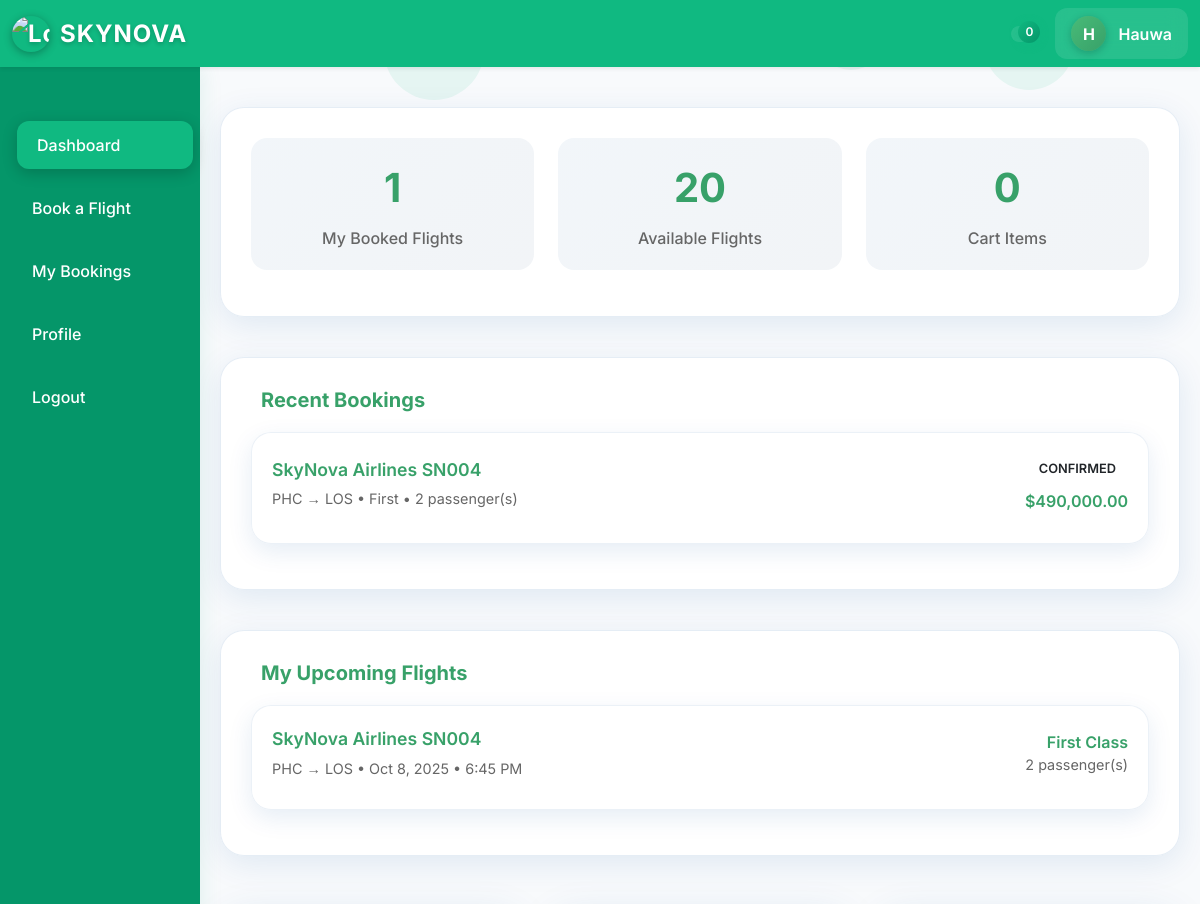
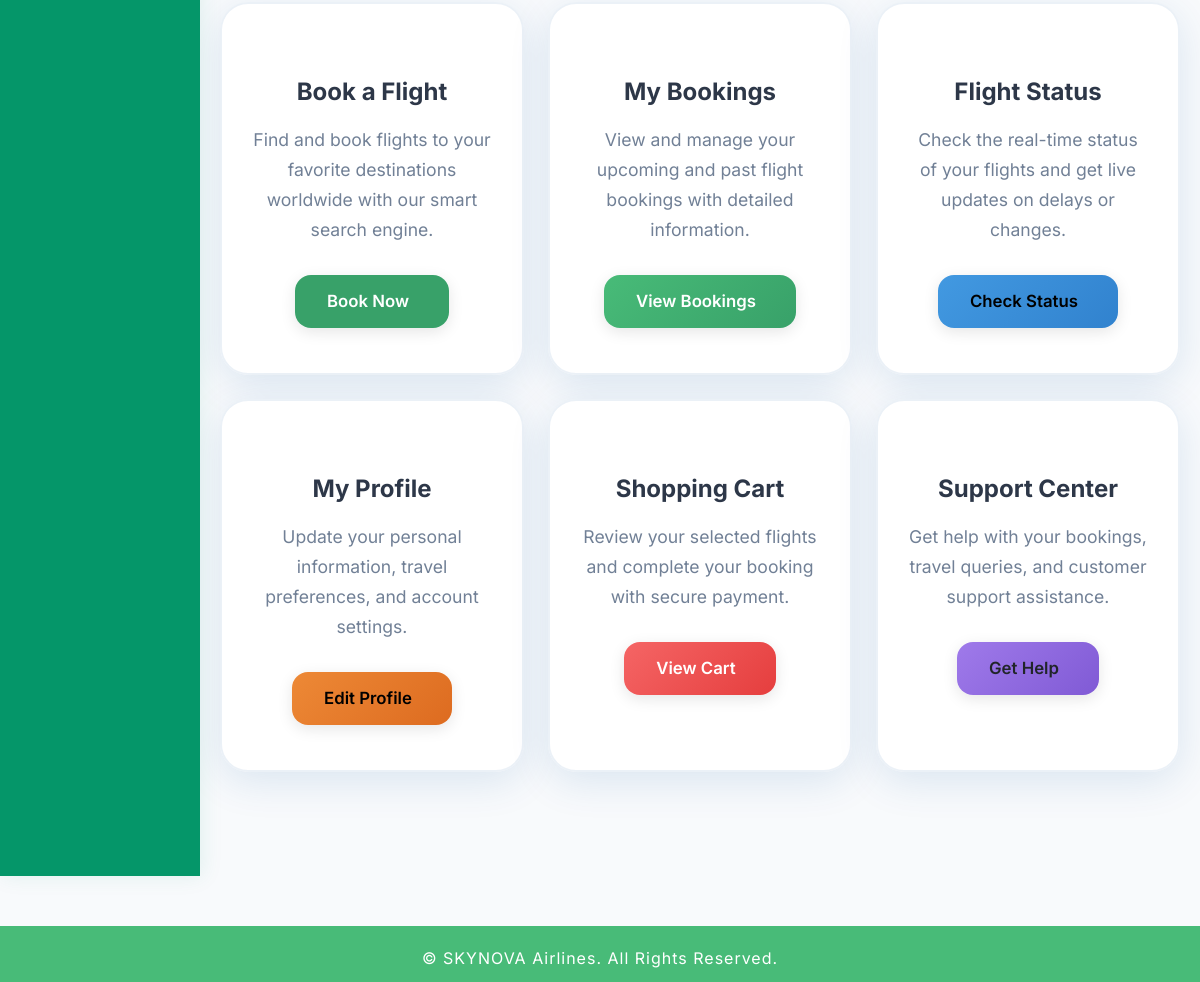
Page /User/dashboard.php (signed in) on the committed database (2 pictures, top to bottom).
### tables this page shows
CREATE TABLE `bookings` (
  `booking_id` bigint(20) UNSIGNED NOT NULL,
  `booking_ref` varchar(32) NOT NULL,
  `user_id` bigint(20) UNSIGNED NOT NULL,
  `flight_id` bigint(20) UNSIGNED NOT NULL,
  `passengers` int(11) NOT NULL CHECK (`passengers` > 0),
  `seats` int(11) NOT NULL DEFAULT 1,
  `class` enum('Economy','Business','First') NOT NULL DEFAULT 'Economy',
  `trip_type` enum('oneway','round') DEFAULT 'oneway',
  `passenger_name` varchar(255) NOT NULL,
  `passenger_email` varchar(255) NOT NULL,
  `passenger_phone` varchar(20) NOT NULL,
  `return_flight_id` int(11) DEFAULT NULL,
  `total_amount` decimal(12,2) NOT NULL,
  `status` enum('Pending','Confirmed','Cancelled','Completed') DEFAULT 'Pending',
  `payment_status` enum('Pending','Paid','Failed','Refunded') DEFAULT 'Pending',
  `payment_reference` varchar(100) DEFAULT NULL,
  `payment_method` varchar(50) DEFAULT NULL,
  `paid_amount` decimal(10,2) DEFAULT NULL,
  `payment_date` datetime DEFAULT NULL,
  `booking_date` timestamp NOT NULL DEFAULT current_timestamp(),
  `created_at` timestamp NOT NULL DEFAULT current_timestamp(),
  `paystack_reference` varchar(255) DEFAULT NULL,
  `updated_at` timestamp NOT NULL DEFAULT current_timestamp() ON UPDATE current_timestamp()
);

CREATE TABLE `flights` (
  `flight_id` bigint(20) UNSIGNED NOT NULL,
  `airline` varchar(100) NOT NULL,
  `flight_no` varchar(50) NOT NULL,
  `origin` varchar(100) NOT NULL,
  `destination` varchar(100) NOT NULL,
  `flight_date` date NOT NULL,
  `departure_time` time NOT NULL,
  `arrival_time` time NOT NULL,
  `aircraft` varchar(100) NOT NULL,
  `price` decimal(12,2) NOT NULL,
  `seats_available` int(11) NOT NULL,
  `status` enum('Scheduled','Delayed','Cancelled','Completed','Boarding') DEFAULT 'Scheduled',
  `created_at` timestamp NOT NULL DEFAULT current_timestamp(),
  `updated_at` timestamp NOT NULL DEFAULT current_timestamp() ON UPDATE current_timestamp(),
  `status_id` tinyint(4) NOT NULL DEFAULT 1,
  `economy_price` decimal(10,2) DEFAULT 0.00,
  `business_price` decimal(10,2) DEFAULT 0.00,
  `first_class_price` decimal(10,2) DEFAULT 0.00,
  `economy_seats` int(11) DEFAULT 0,
  `business_seats` int(11) DEFAULT 0,
  `first_class_seats` int(11) DEFAULT 0
);

### User/dashboard.php (the view, shortened to what the rows shown need)
<?php
$host = 'localhost';
$dbname = 'airlines';
$username = 'root';
$password = '';
try {
    $pdo = new PDO("mysql:host=$host;dbname=$dbname;charset=utf8mb4", $username, $password, [
        PDO::ATTR_ERRMODE => PDO::ERRMODE_EXCEPTION,
        PDO::ATTR_DEFAULT_FETCH_MODE => PDO::FETCH_ASSOC,
    ]);
} catch (PDOException $e) {
    die("Database connection failed: " . $e->getMessage());
}
$user_id = $_SESSION['user_id'];
$recent_bookings = [];
try {
    $stmt = $pdo->prepare("
        SELECT
            b.booking_ref,
            b.status,
            b.total_amount,
            b.class,
            b.passengers,
            b.created_at,
            f.flight_no,
            f.airline,
            f.origin,
            f.destination,
            f.flight_date,
            f.departure_time
        FROM bookings b
        JOIN flights f ON b.flight_id = f.flight_id
        WHERE b.user_id = ?
        ORDER BY b.created_at DESC
        LIMIT 3
    ");
    $stmt->execute([$user_id]);
    $recent_bookings = $stmt->fetchAll();
} catch (PDOException $e) {
    $recent_bookings = [];
}
?>
<!DOCTYPE html>
<html lang="en">
<head>
    <link href="https://cdn.jsdelivr.net/npm/bootstrap@5.3.2/dist/css/bootstrap.min.css" rel="stylesheet">
    <link rel="stylesheet" href="https://cdnjs.cloudflare.com/ajax/libs/animate.css/4.1.1/animate.min.css" />
    <link rel="stylesheet" href="https://cdn.jsdelivr.net/npm/feather-icons/dist/feather.min.css">
</head>
<body>
    <div class="container-fluid">
        <div class="row">
            <main class="col-lg-10 col-md-9 ms-sm-auto main-content">
                <?php if (!empty($recent_bookings)): ?>
                    <div class="quick-stats animate__animated animate__fadeInUp">
                        <?php foreach ($recent_bookings as $booking): ?>
                            <div class="activity-card">
                                <div class="activity-header">
                                    <div>
                                        <div class="flight-info">
                                            <?php echo htmlspecialchars($booking['airline']); ?> <?php echo htmlspecialchars($booking['flight_no']); ?>
                                        </div>
                                        <div class="flight-route">
                                            <?php echo htmlspecialchars($booking['origin']); ?> → <?php echo htmlspecialchars($booking['destination']); ?> •
                                            <?php echo htmlspecialchars($booking['class']); ?> •
                                            <?php echo $booking['passengers']; ?> passenger(s)
                                        </div>
                                    </div>
                                    <div style="text-align: right;">
                                        <div class="status-badge status-<?php echo $booking['status']; ?>">
                                            <?php echo ucfirst($booking['status']); ?>
                                        </div>
                                        <div style="color: #38a169; font-weight: 600; margin-top: 5px;">
                                            $<?php echo number_format($booking['total_amount'], 2); ?>
                                        </div>
                                    </div>
                                </div>
                            </div>
                        <?php endforeach; ?>
                    </div>
                <?php endif; ?>
            </main>
        </div>
    </div>
</body>
</html>

### rows in the picture
bookings: flight.airline "SkyNova Airlines", flight.flight_no "SN004", flight.origin "PHC", flight.destination "LOS", class "First", passengers "2", status "CONFIRMED", total_amount "490,000.00"

### other values in the picture
$cart_count "0"
$user_initial "H"
$first_name "Hauwa"
$total_flights "1"
$available_flights "20"
$flight['airline'] "SkyNova Airlines"
$flight['flight_no'] "SN004"
$flight['origin'] "PHC"
$flight['destination'] "LOS"
date('M j, Y', strtotime($flight['flight_date'])) "Oct 8, 2025"
date('g:i A', strtotime($flight['departure_time'])) "6:45 PM"
$flight['class'] "First"
$flight['passengers'] "2"
